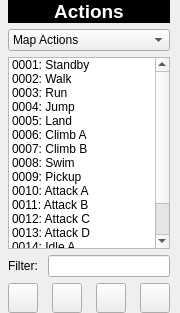
             <widget class="QFrame" name="gridActionsList">
              <property name="minimumSize">
               <size>
                <width>180</width>
                <height>0</height>
               </size>
              </property>
              <property name="maximumSize">
               <size>
                <width>180</width>
                <height>16777215</height>
               </size>
              </property>
              <layout class="QGridLayout" name="gridLayout_84">
               <property name="margin">
                <number>0</number>
               </property>
               <item row="0" column="0" colspan="4">
                <widget class="QLabel" name="label_22">
                 <property name="palette">
                  <palette>
                   <active>
                    <colorrole role="WindowText">
                     <brush brushstyle="SolidPattern">
                      <color alpha="255">
                       <red>255</red>
                       <green>255</green>
                       <blue>255</blue>
                      </color>
                     </brush>
                    </colorrole>
                    <colorrole role="Base">
                     <brush brushstyle="SolidPattern">
                      <color alpha="255">
                       <red>255</red>
                       <green>255</green>
                       <blue>255</blue>
                      </color>
                     </brush>
                    </colorrole>
                    <colorrole role="Window">
                     <brush brushstyle="SolidPattern">
                      <color alpha="255">
                       <red>0</red>
                       <green>0</green>
                       <blue>0</blue>
                      </color>
                     </brush>
                    </colorrole>
                   </active>
                   <inactive>
                    <colorrole role="WindowText">
                     <brush brushstyle="SolidPattern">
                      <color alpha="255">
                       <red>255</red>
                       <green>255</green>
                       <blue>255</blue>
                      </color>
                     </brush>
                    </colorrole>
                    <colorrole role="Base">
                     <brush brushstyle="SolidPattern">
                      <color alpha="255">
                       <red>255</red>
                       <green>255</green>
                       <blue>255</blue>
                      </color>
                     </brush>
                    </colorrole>
                    <colorrole role="Window">
                     <brush brushstyle="SolidPattern">
                      <color alpha="255">
                       <red>0</red>
                       <green>0</green>
                       <blue>0</blue>
                      </color>
                     </brush>
                    </colorrole>
                   </inactive>
                   <disabled>
                    <colorrole role="WindowText">
                     <brush brushstyle="SolidPattern">
                      <color alpha="255">
                       <red>118</red>
                       <green>116</green>
                       <blue>108</blue>
                      </color>
                     </brush>
                    </colorrole>
                    <colorrole role="Base">
                     <brush brushstyle="SolidPattern">
                      <color alpha="255">
                       <red>0</red>
                       <green>0</green>
                       <blue>0</blue>
                      </color>
                     </brush>
                    </colorrole>
                    <colorrole role="Window">
                     <brush brushstyle="SolidPattern">
                      <color alpha="255">
                       <red>0</red>
                       <green>0</green>
                       <blue>0</blue>
                      </color>
                     </brush>
                    </colorrole>
                   </disabled>
                  </palette>
                 </property>
                 <property name="font">
                  <font>
                   <pointsize>14</pointsize>
                   <weight>75</weight>
                   <bold>true</bold>
                  </font>
                 </property>
                 <property name="layoutDirection">
                  <enum>Qt::LeftToRight</enum>
                 </property>
                 <property name="autoFillBackground">
                  <bool>true</bool>
                 </property>
                 <property name="text">
                  <string>Actions</string>
                 </property>
                 <property name="scaledContents">
                  <bool>false</bool>
                 </property>
                 <property name="alignment">
                  <set>Qt::AlignCenter</set>
                 </property>
                </widget>
               </item>
               <item row="2" column="0" colspan="4">
                <widget class="QListWidget" name="listActions">
                 <property name="minimumSize">
                  <size>
                   <width>0</width>
                   <height>0</height>
                  </size>
                 </property>
                 <property name="maximumSize">
                  <size>
                   <width>16777215</width>
                   <height>16777215</height>
                  </size>
                 </property>
                 <item>
                  <property name="text">
                   <string>0001: Standby</string>
                  </property>
                 </item>
                 <item>
                  <property name="text">
                   <string>0002: Walk</string>
                  </property>
                 </item>
                 <item>
                  <property name="text">
                   <string>0003: Run</string>
                  </property>
                 </item>
                 <item>
                  <property name="text">
                   <string>0004: Jump</string>
                  </property>
                 </item>
                 <item>
                  <property name="text">
                   <string>0005: Land</string>
                  </property>
                 </item>
                 <item>
                  <property name="text">
                   <string>0006: Climb A</string>
                  </property>
                 </item>
                 <item>
                  <property name="text">
                   <string>0007: Climb B</string>
                  </property>
                 </item>
                 <item>
                  <property name="text">
                   <string>0008: Swim</string>
                  </property>
                 </item>
                 <item>
                  <property name="text">
                   <string>0009: Pickup</string>
                  </property>
                 </item>
                 <item>
                  <property name="text">
                   <string>0010: Attack A</string>
                  </property>
                 </item>
                 <item>
                  <property name="text">
                   <string>0011: Attack B</string>
                  </property>
                 </item>
                 <item>
                  <property name="text">
                   <string>0012: Attack C</string>
                  </property>
                 </item>
                 <item>
                  <property name="text">
                   <string>0013: Attack D</string>
                  </property>
                 </item>
                 <item>
                  <property name="text">
                   <string>0014: Idle A</string>
                  </property>
                 </item>
                 <item>
                  <property name="text">
                   <string>0015: Idle B</string>
                  </property>
                 </item>
                 <item>
                  <property name="text">
                   <string>0016: Fall</string>
                  </property>
                 </item>
                </widget>
               </item>
               <item row="3" column="0" colspan="4">
                <layout class="QGridLayout" name="gridActionsFilter">
                 <item row="0" column="0">
                  <widget class="QLabel" name="labelActionsFilter">
                   <property name="text">
                    <string>Filter: </string>
                   </property>
                  </widget>
                 </item>
                 <item row="0" column="1">
                  <widget class="QLineEdit" name="lineActionsFilter"/>
                 </item>
                </layout>
               </item>
               <item row="4" column="0">
                <widget class="QToolButton" name="toolAddActions">
                 <property name="sizePolicy">
                  <sizepolicy hsizetype="Expanding" vsizetype="Fixed">
                   <horstretch>0</horstretch>
                   <verstretch>0</verstretch>
                  </sizepolicy>
                 </property>
                 <property name="minimumSize">
                  <size>
                   <width>30</width>
                   <height>30</height>
                  </size>
                 </property>
                 <property name="maximumSize">
                  <size>
                   <width>30</width>
                   <height>30</height>
                  </size>
                 </property>
                 <property name="text">
                  <string/>
                 </property>
                 <property name="icon">
                  <iconset resource="Resources.qrc">
                   <normaloff>:/add</normaloff>:/add</iconset>
                 </property>
                </widget>
               </item>
               <item row="4" column="1">
                <widget class="QToolButton" name="toolMoveActionsUp">
                 <property name="sizePolicy">
                  <sizepolicy hsizetype="Expanding" vsizetype="Fixed">
                   <horstretch>0</horstretch>
                   <verstretch>0</verstretch>
                  </sizepolicy>
                 </property>
                 <property name="minimumSize">
                  <size>
                   <width>30</width>
                   <height>30</height>
                  </size>
                 </property>
                 <property name="maximumSize">
                  <size>
                   <width>30</width>
                   <height>30</height>
                  </size>
                 </property>
                 <property name="text">
                  <string/>
                 </property>
                 <property name="icon">
                  <iconset resource="Resources.qrc">
                   <normaloff>:/moveup</normaloff>:/moveup</iconset>
                 </property>
                </widget>
               </item>
               <item row="4" column="2">
                <widget class="QToolButton" name="toolMoveActionsDown">
                 <property name="sizePolicy">
                  <sizepolicy hsizetype="Expanding" vsizetype="Fixed">
                   <horstretch>0</horstretch>
                   <verstretch>0</verstretch>
                  </sizepolicy>
                 </property>
                 <property name="minimumSize">
                  <size>
                   <width>30</width>
                   <height>30</height>
                  </size>
                 </property>
                 <property name="maximumSize">
                  <size>
                   <width>30</width>
                   <height>30</height>
                  </size>
                 </property>
                 <property name="text">
                  <string/>
                 </property>
                 <property name="icon">
                  <iconset resource="Resources.qrc">
                   <normaloff>:/movedown</normaloff>:/movedown</iconset>
                 </property>
                </widget>
               </item>
               <item row="4" column="3">
                <widget class="QToolButton" name="toolDeleteActions">
                 <property name="sizePolicy">
                  <sizepolicy hsizetype="Expanding" vsizetype="Fixed">
                   <horstretch>0</horstretch>
                   <verstretch>0</verstretch>
                  </sizepolicy>
                 </property>
                 <property name="minimumSize">
                  <size>
                   <width>30</width>
                   <height>30</height>
                  </size>
                 </property>
                 <property name="maximumSize">
                  <size>
                   <width>30</width>
                   <height>30</height>
                  </size>
                 </property>
                 <property name="text">
                  <string/>
                 </property>
                 <property name="icon">
                  <iconset resource="Resources.qrc">
                   <normaloff>:/delete</normaloff>:/delete</iconset>
                 </property>
                </widget>
               </item>
               <item row="1" column="0" colspan="4">
                <widget class="QComboBox" name="comboBox">
                 <item>
                  <property name="text">
                   <string>Map Actions</string>
                  </property>
                 </item>
                 <item>
                  <property name="text">
                   <string>Battle Actions</string>
                  </property>
                 </item>
                </widget>
               </item>
              </layout>
             </widget>
